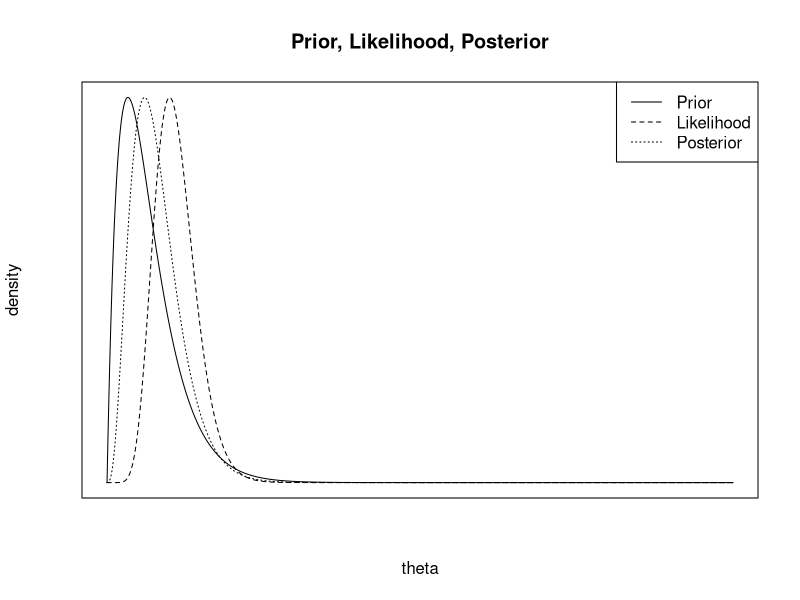

The R source for this figure:
start.point <- 0
end.point <- 10
n <- 10
x.sum <- 10
seq.len <- 1000
shape <- 2
rate <- 3

theta.seq <- seq(from = start.point,
                 to = end.point,
                 length.out = seq.len)

compExpLik <- function(theta, n, x.sum){
  return(theta^n*exp(-theta*x.sum))
}

plot(theta.seq, 
     dgamma(theta.seq,
                       shape = shape,
                       rate = rate),
     type = "l",
     lty = 1, 
     main = "Prior, Likelihood, Posterior",
     axes = FALSE,
     frame.plot = TRUE,
     xlab = "theta",
     ylab = "density")
legend("topright",
       c("Prior", "Likelihood", "Posterior"),
       lty = c(1,2,3))
par(new = TRUE)
plot(theta.seq,
     compExpLik(theta.seq, n, x.sum),
     type = "l",
     lty = 2,
     xlab = "",
     ylab = "",
     axes = FALSE)
par(new = TRUE)
plot(theta.seq,
     dgamma(theta.seq,
            shape = 4,
            rate = 5),
     lty = 3,
     typ = "l",
     axes = FALSE,
     xlab = "",
     ylab = "")